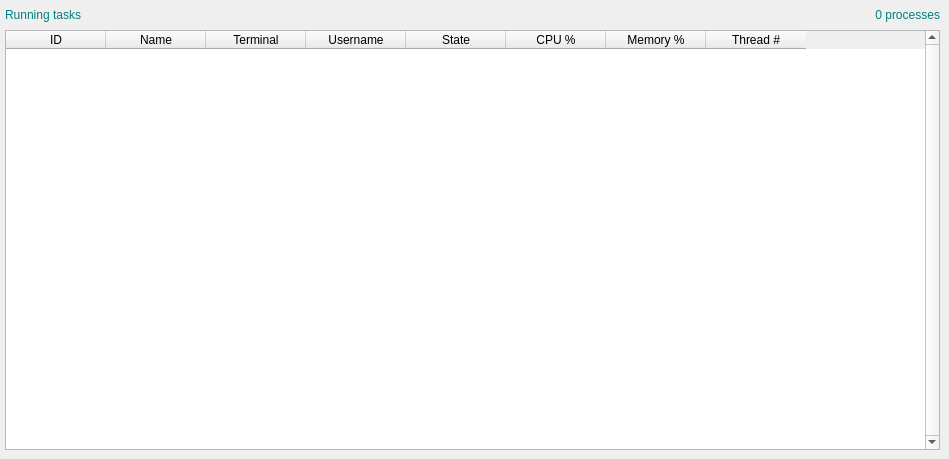
    <widget class="QWidget" name="proctabp">
     <property name="sizePolicy">
      <sizepolicy hsizetype="Fixed" vsizetype="Fixed">
       <horstretch>0</horstretch>
       <verstretch>0</verstretch>
      </sizepolicy>
     </property>
     <attribute name="title">
      <string>Processes</string>
     </attribute>
     <widget class="QTableWidget" name="proctree">
      <property name="geometry">
       <rect>
        <x>5</x>
        <y>30</y>
        <width>935</width>
        <height>420</height>
       </rect>
      </property>
      <property name="sizePolicy">
       <sizepolicy hsizetype="Fixed" vsizetype="Fixed">
        <horstretch>0</horstretch>
        <verstretch>0</verstretch>
       </sizepolicy>
      </property>
      <property name="minimumSize">
       <size>
        <width>935</width>
        <height>420</height>
       </size>
      </property>
      <property name="maximumSize">
       <size>
        <width>935</width>
        <height>420</height>
       </size>
      </property>
      <property name="styleSheet">
       <string notr="true">font: 10pt &quot;Inter&quot;;</string>
      </property>
      <property name="verticalScrollBarPolicy">
       <enum>Qt::ScrollBarAlwaysOn</enum>
      </property>
      <property name="horizontalScrollBarPolicy">
       <enum>Qt::ScrollBarAsNeeded</enum>
      </property>
      <property name="editTriggers">
       <set>QAbstractItemView::NoEditTriggers</set>
      </property>
      <property name="gridStyle">
       <enum>Qt::SolidLine</enum>
      </property>
      <property name="sortingEnabled">
       <bool>false</bool>
      </property>
      <column>
       <property name="text">
        <string>ID</string>
       </property>
      </column>
      <column>
       <property name="text">
        <string>Name</string>
       </property>
      </column>
      <column>
       <property name="text">
        <string>Terminal</string>
       </property>
      </column>
      <column>
       <property name="text">
        <string>Username</string>
       </property>
      </column>
      <column>
       <property name="text">
        <string>State</string>
       </property>
      </column>
      <column>
       <property name="text">
        <string>CPU %</string>
       </property>
      </column>
      <column>
       <property name="text">
        <string>Memory %</string>
       </property>
      </column>
      <column>
       <property name="text">
        <string>Thread #</string>
       </property>
      </column>
     </widget>
     <widget class="QLabel" name="proclabl">
      <property name="geometry">
       <rect>
        <x>5</x>
        <y>5</y>
        <width>205</width>
        <height>20</height>
       </rect>
      </property>
      <property name="sizePolicy">
       <sizepolicy hsizetype="Fixed" vsizetype="Fixed">
        <horstretch>0</horstretch>
        <verstretch>0</verstretch>
       </sizepolicy>
      </property>
      <property name="minimumSize">
       <size>
        <width>205</width>
        <height>20</height>
       </size>
      </property>
      <property name="maximumSize">
       <size>
        <width>205</width>
        <height>20</height>
       </size>
      </property>
      <property name="styleSheet">
       <string notr="true">font: 15pt &quot;JetBrains Mono&quot;;
color: #008080;</string>
      </property>
      <property name="text">
       <string>Running tasks</string>
      </property>
     </widget>
     <widget class="QLabel" name="procqant">
      <property name="geometry">
       <rect>
        <x>735</x>
        <y>5</y>
        <width>205</width>
        <height>20</height>
       </rect>
      </property>
      <property name="sizePolicy">
       <sizepolicy hsizetype="Fixed" vsizetype="Fixed">
        <horstretch>0</horstretch>
        <verstretch>0</verstretch>
       </sizepolicy>
      </property>
      <property name="minimumSize">
       <size>
        <width>205</width>
        <height>20</height>
       </size>
      </property>
      <property name="maximumSize">
       <size>
        <width>205</width>
        <height>20</height>
       </size>
      </property>
      <property name="styleSheet">
       <string notr="true">font: 15pt &quot;JetBrains Mono&quot;;
color: #008080;</string>
      </property>
      <property name="text">
       <string>0 processes</string>
      </property>
      <property name="alignment">
       <set>Qt::AlignRight|Qt::AlignTrailing|Qt::AlignVCenter</set>
      </property>
     </widget>
    </widget>
